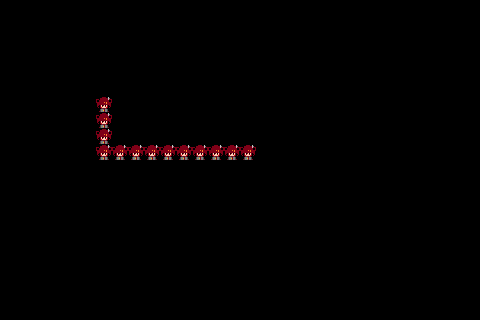

This is a level from a 2D game, rendered from its Tiled map with the project's own tilesets. A one-line summary and the complete map file follow:
An orthogonal 30x20 tile map with 16x16 px tiles, 1 tile layer (Tile Layer 1).

<map version="1.10" tiledversion="1.11.2" orientation="orthogonal" renderorder="right-down" width="30" height="20" tilewidth="16" tileheight="16" infinite="0" nextlayerid="2" nextobjectid="1">
 <tileset firstgid="1" source="teto.tsx" />
 <layer id="1" name="Tile Layer 1" width="30" height="20">
  <data encoding="csv">
0,0,0,0,0,0,0,0,0,0,0,0,0,0,0,0,0,0,0,0,0,0,0,0,0,0,0,0,0,0,
0,0,0,0,0,0,0,0,0,0,0,0,0,0,0,0,0,0,0,0,0,0,0,0,0,0,0,0,0,0,
0,0,0,0,0,0,0,0,0,0,0,0,0,0,0,0,0,0,0,0,0,0,0,0,0,0,0,0,0,0,
0,0,0,0,0,0,0,0,0,0,0,0,0,0,0,0,0,0,0,0,0,0,0,0,0,0,0,0,0,0,
0,0,0,0,0,0,0,0,0,0,0,0,0,0,0,0,0,0,0,0,0,0,0,0,0,0,0,0,0,0,
0,0,0,0,0,0,0,0,0,0,0,0,0,0,0,0,0,0,0,0,0,0,0,0,0,0,0,0,0,0,
0,0,0,0,0,0,1,0,0,0,0,0,0,0,0,0,0,0,0,0,0,0,0,0,0,0,0,0,0,0,
0,0,0,0,0,0,1,0,0,0,0,0,0,0,0,0,0,0,0,0,0,0,0,0,0,0,0,0,0,0,
0,0,0,0,0,0,1,0,0,0,0,0,0,0,0,0,0,0,0,0,0,0,0,0,0,0,0,0,0,0,
0,0,0,0,0,0,1,1,1,1,1,1,1,1,1,1,0,0,0,0,0,0,0,0,0,0,0,0,0,0,
0,0,0,0,0,0,0,0,0,0,0,0,0,0,0,0,0,0,0,0,0,0,0,0,0,0,0,0,0,0,
0,0,0,0,0,0,0,0,0,0,0,0,0,0,0,0,0,0,0,0,0,0,0,0,0,0,0,0,0,0,
0,0,0,0,0,0,0,0,0,0,0,0,0,0,0,0,0,0,0,0,0,0,0,0,0,0,0,0,0,0,
0,0,0,0,0,0,0,0,0,0,0,0,0,0,0,0,0,0,0,0,0,0,0,0,0,0,0,0,0,0,
0,0,0,0,0,0,0,0,0,0,0,0,0,0,0,0,0,0,0,0,0,0,0,0,0,0,0,0,0,0,
0,0,0,0,0,0,0,0,0,0,0,0,0,0,0,0,0,0,0,0,0,0,0,0,0,0,0,0,0,0,
0,0,0,0,0,0,0,0,0,0,0,0,0,0,0,0,0,0,0,0,0,0,0,0,0,0,0,0,0,0,
0,0,0,0,0,0,0,0,0,0,0,0,0,0,0,0,0,0,0,0,0,0,0,0,0,0,0,0,0,0,
0,0,0,0,0,0,0,0,0,0,0,0,0,0,0,0,0,0,0,0,0,0,0,0,0,0,0,0,0,0,
0,0,0,0,0,0,0,0,0,0,0,0,0,0,0,0,0,0,0,0,0,0,0,0,0,0,0,0,0,0
</data>
 </layer>
</map>
